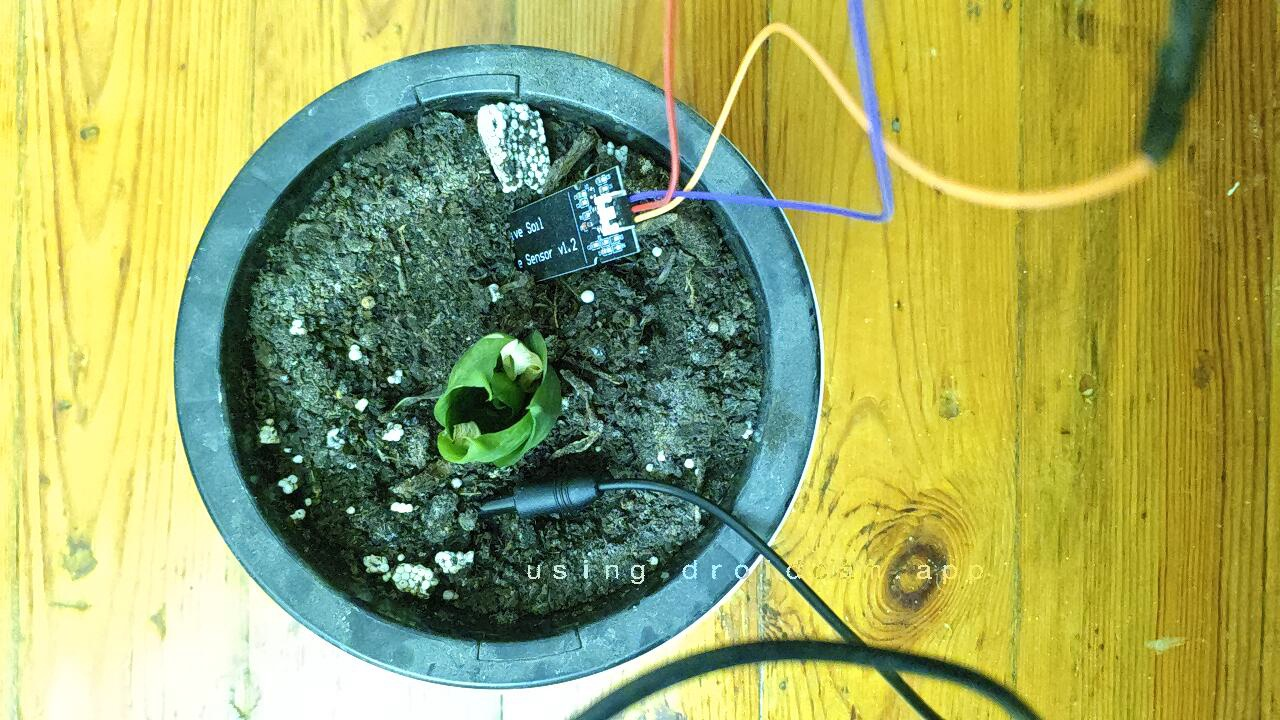
#> input picture ip_test.jpg, 1280 x 720 px, given in place of video, which was not available
$ python PLOP.py
#> lines starting #> are read from the running program, lines starting #| are printed output that depends on the picture; after the words box and inside, x2 and y2 are one past the last pixel; in counts of white or black regions, pixels touching at a corner belong together
import serial
import time
import cv2
import numpy as np
import csv
from datetime import datetime

# ==========================================
# HARDWARE CONFIGURATION
# ==========================================
TARGET_PORT = 'COM5'     # Verified active Arduino port
BAUD_RATE = 9600
LOG_FILE = "telemetry_log.csv"
DROIDCAM_URL = "http://192.168.10.7:4747/video"

def capture_live_frame(stream_url=DROIDCAM_URL, output_file="live_canopy.jpg"):
    # Pass network URL directly without DirectShow flags
#> called with stream_url = 'http://192.168.10.7:4747/video', output_file = 'live_canopy.jpg'
    cap = cv2.VideoCapture(stream_url)
    if not cap.isOpened():
        raise RuntimeError(f"[VISION ERROR] Cannot connect to DroidCam stream at '{stream_url}'. Check IP.")

    # Sensor warm-up loop
    ret, frame = False, None
    for _ in range(5):
        ret, frame = cap.read()
        time.sleep(0.05)
#> this loop made 5 passes
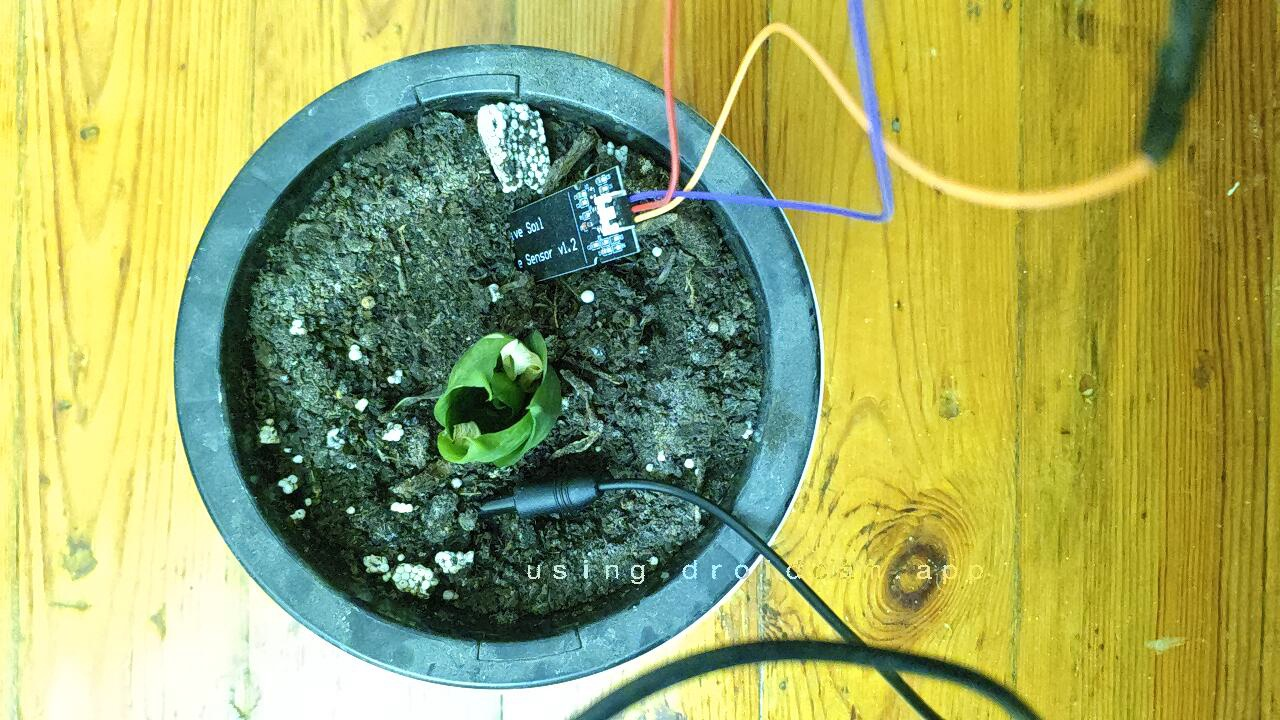
#> input picture ip_test.jpg, 1280 x 720 px, given in place of video, which was not available
#> in run_control_cycle, frame is the input picture: shape (720, 1280, 3); mean B, G, R 96.4, 166.6, 156.3

    if not ret or frame is None:
        cap.release()
        raise RuntimeError("[VISION ERROR] Failed to grab frame from IP stream.")

    cap.release()
    cv2.imwrite(output_file, frame)
    print(f"[VISION] Live frame captured via IP Stream -> '{output_file}'")
    return frame

def calculate_canopy_exg(frame):
    b, g, r = cv2.split(frame.astype(np.float32))
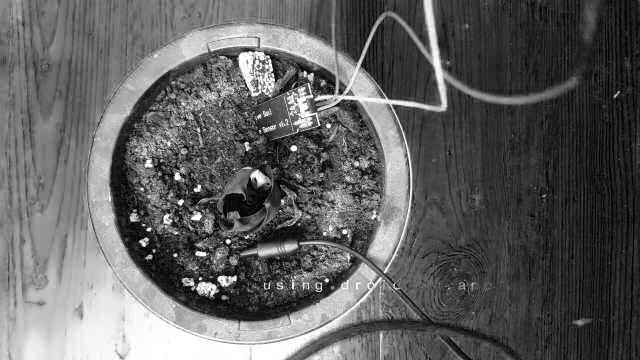
#> b: shape (720, 1280) float32 (shown at 1/2 size); min 0, max 255, mean 96.4
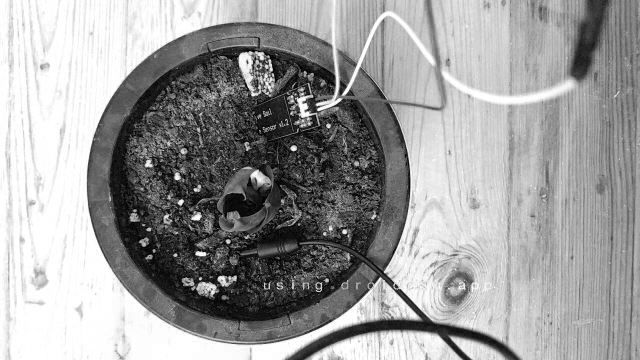
#> r: shape (720, 1280) float32 (shown at 1/2 size); min 0, max 255, mean 156.3
    exg = 2.0 * g - r - b
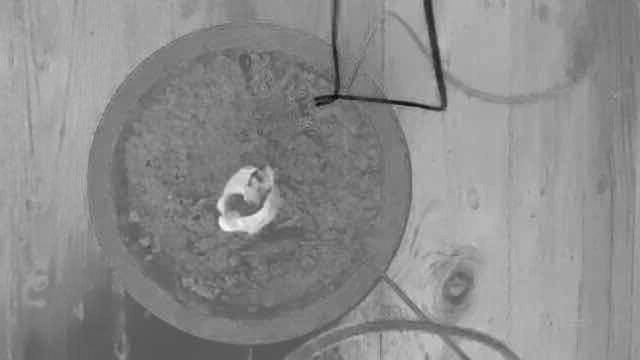
#> exg: shape (720, 1280) float32 (shown at 1/2 size); min -139, max 261, mean 80.5; drawn with min black and max white
    _, binary_mask = cv2.threshold(exg, 20.0, 255.0, cv2.THRESH_BINARY)
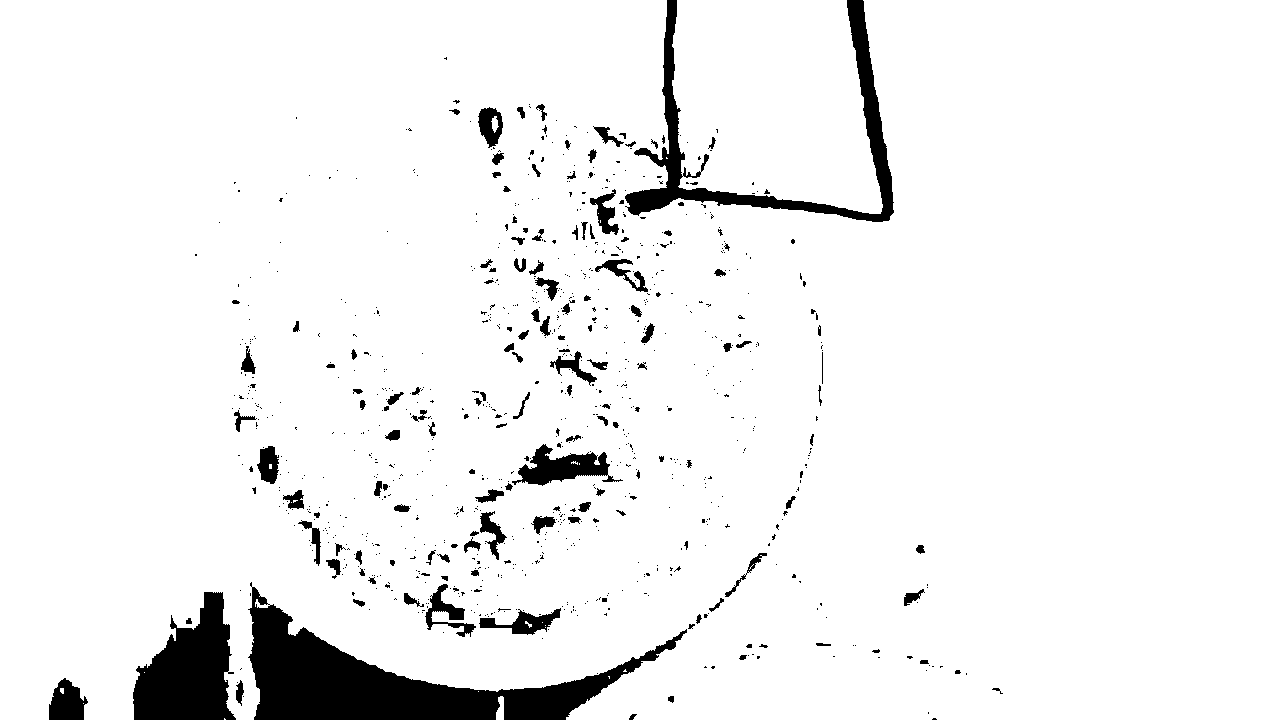
#> binary_mask: shape (720, 1280) float32; 94.1% white; 931 black regions (788 under 20 px), largest, box (x1, y1, x2, y2) and area: (248, 582, 687, 720) 18895, (625, 0, 894, 222) 8684, (133, 592, 236, 720) 8364

    binary_mask_uint8 = binary_mask.astype(np.uint8)
    cv2.imwrite("mask_canopy.jpg", binary_mask_uint8)

    green_pixels = cv2.countNonZero(binary_mask_uint8)
#> green_pixels = 867617
    coverage_pct = (green_pixels / binary_mask.size) * 100.0
#> coverage_pct = 94.14
    return coverage_pct

# [20 lines left out: function log_telemetry, not called in this run]

def run_control_cycle():
    print("=== AQUAKZO CLOSED-LOOP ENGINE EXECUTION ===")

    # 1. Vision Processing
    frame = capture_live_frame(DROIDCAM_URL)
    coverage_pct = calculate_canopy_exg(frame)
#> coverage_pct = 94.14
    print(f"[ANALYSIS] Live Plant Coverage: {coverage_pct:.2f}%")
#| [ANALYSIS] Live Plant Coverage: 94.14%

    # 2. Hardware Telemetry Acquisition
    arduino = serial.Serial(TARGET_PORT, BAUD_RATE, timeout=2)
    time.sleep(2.0)  # Reset buffer after DTR drop
    arduino.reset_input_buffer()

    raw_soil, raw_tds = None, None
    start_time = time.time()

    while time.time() - start_time < 5.0:
        if arduino.in_waiting > 0:
            line = arduino.readline().decode('utf-8', errors='ignore').strip()
            if line.startswith("TELEMETRY:"):
                parts = line.split(":")[1].split(",")
                raw_soil = int(parts[0])
                raw_tds = int(parts[1])
                break

    if raw_soil is None or raw_tds is None:
        arduino.close()
        raise RuntimeError("[HARDWARE ERROR] Telemetry acquisition timed out on Serial bus.")

    # Calibration Mapping
    soil_pct = max(0.0, min(100.0, (1023 - raw_soil) / 1023.0 * 100.0))
    tds_ppm = raw_tds * 6.927  # Linear conversion baseline

    print(f"[TELEMETRY] Raw Soil: {raw_soil} ({soil_pct:.1f}%) | Raw TDS: {raw_tds} ({tds_ppm:.0f} PPM)")

    # 3. Decision Matrix
    runtime_s = 0.0
    state = "NORMAL"

    if tds_ppm > 1200:
        state = "SALINITY_LOCKOUT"
        runtime_s = 0.0
        print(f"[ALERT] Salinity Threshold Exceeded ({tds_ppm:.0f} PPM)! Safety Lockout Active.")
    elif soil_pct < 40.0:
        state = "CRITICAL_DRY"
        runtime_s = 8.0
    elif soil_pct < 60.0:
        state = "MAINTENANCE"
        runtime_s = 4.0
    else:
        state = "ADEQUATE"
        runtime_s = 0.0

    print(f"[DECISION] State: {state} | Target Runtime: {runtime_s}s")

    # 4. Actuation Protocol
    if runtime_s > 0:
        cmd = f"PUMP_ON:{runtime_s}\n"
        arduino.write(cmd.encode())
        print(f"[SERIAL TRANSMIT] Sent: {cmd.strip()}")
        time.sleep(runtime_s + 0.5)

    arduino.close()

    # 5. Persistent Logging
    log_telemetry(raw_soil, soil_pct, raw_tds, tds_ppm, coverage_pct, runtime_s, state)

if __name__ == "__main__":
    try:
        run_control_cycle()
#> (the call stopped at in run_control_cycle, `if arduino.in_waiting > 0:`: serial is not available in this run)
    except Exception as e:
        print(f"[FATAL ERROR] {e}")

$ run again, on live_canopy.jpg
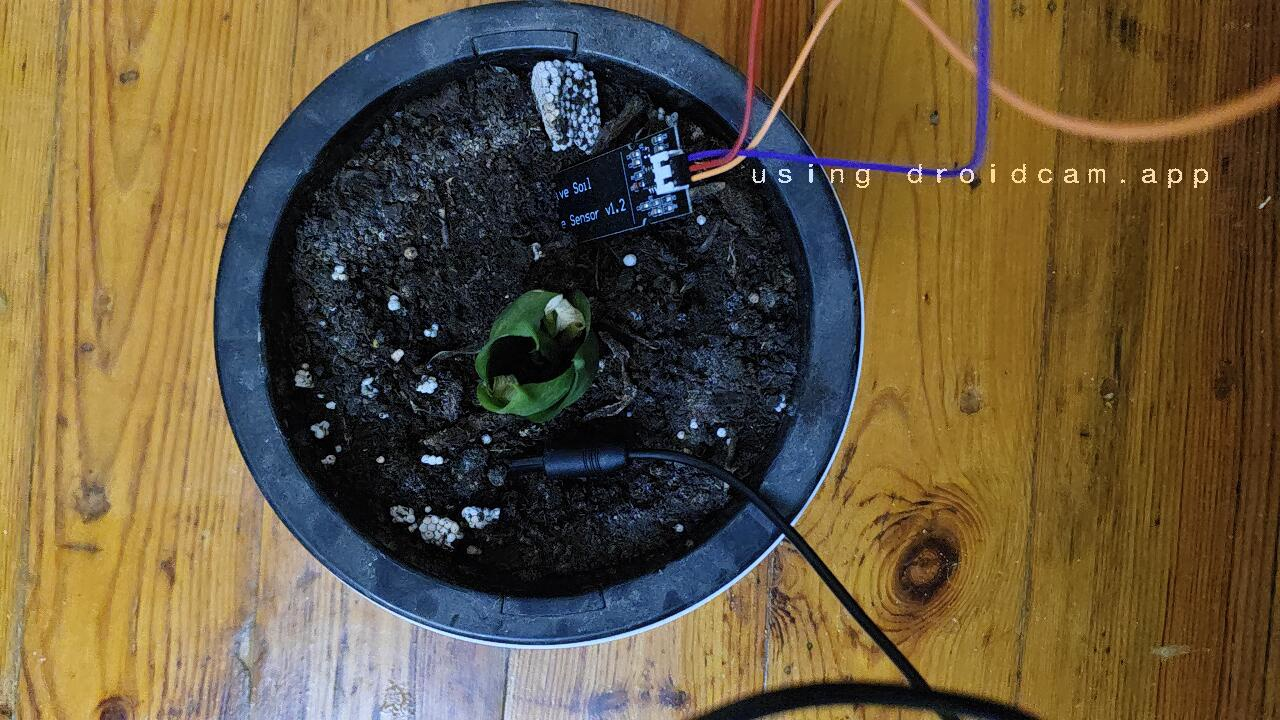
#> input picture live_canopy.jpg, 1280 x 720 px, given in place of video, which was not available
#> the loop in capture_live_frame, `for _ in range(5):` made 5 passes
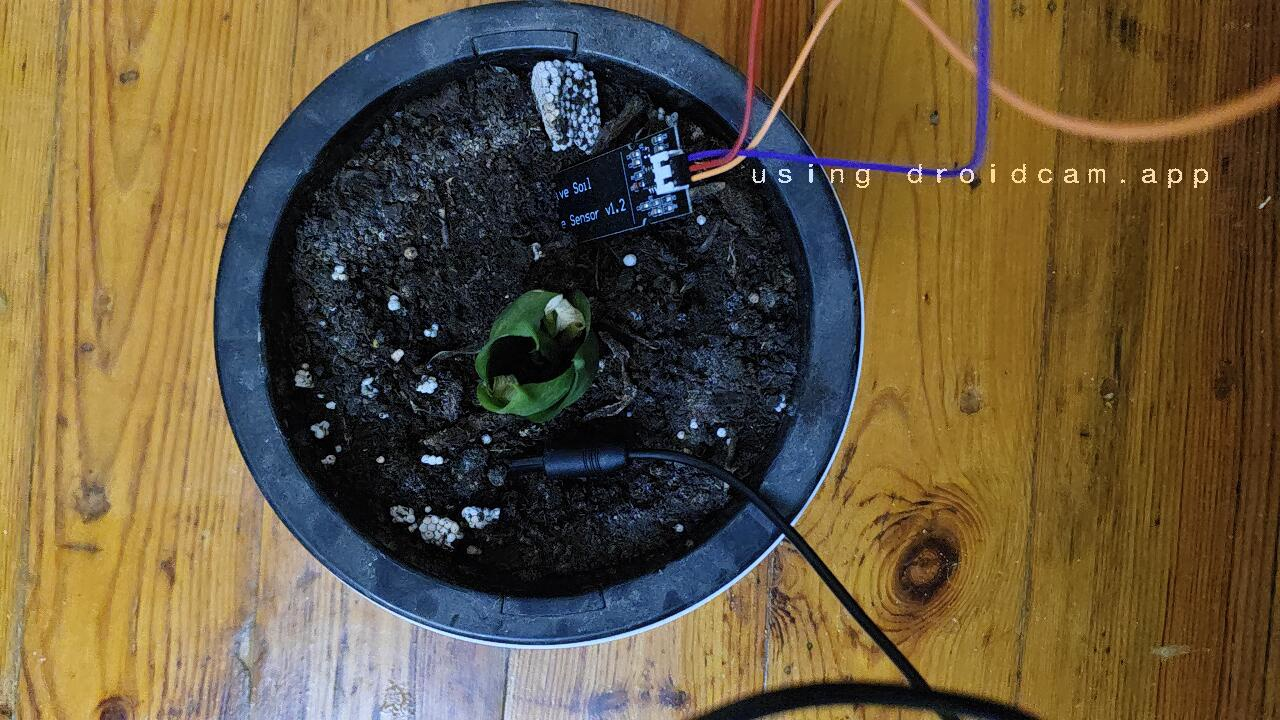
#> input picture live_canopy.jpg, 1280 x 720 px, given in place of video, which was not available
#> in run_control_cycle, frame is the input picture: shape (720, 1280, 3); mean B, G, R 61.6, 88, 102.8
#> in calculate_canopy_exg, `exg = 2.0 * g - r - b`:
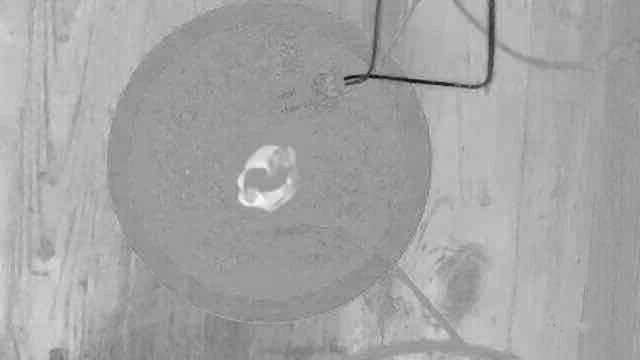
#> exg: shape (720, 1280) float32 (shown at 1/2 size); min -199, max 127, mean 11.5; drawn with min black and max white
#> in calculate_canopy_exg, `_, binary_mask = cv2.threshold(exg, 20.0, 255.0, cv2.THRESH_BINARY)`:
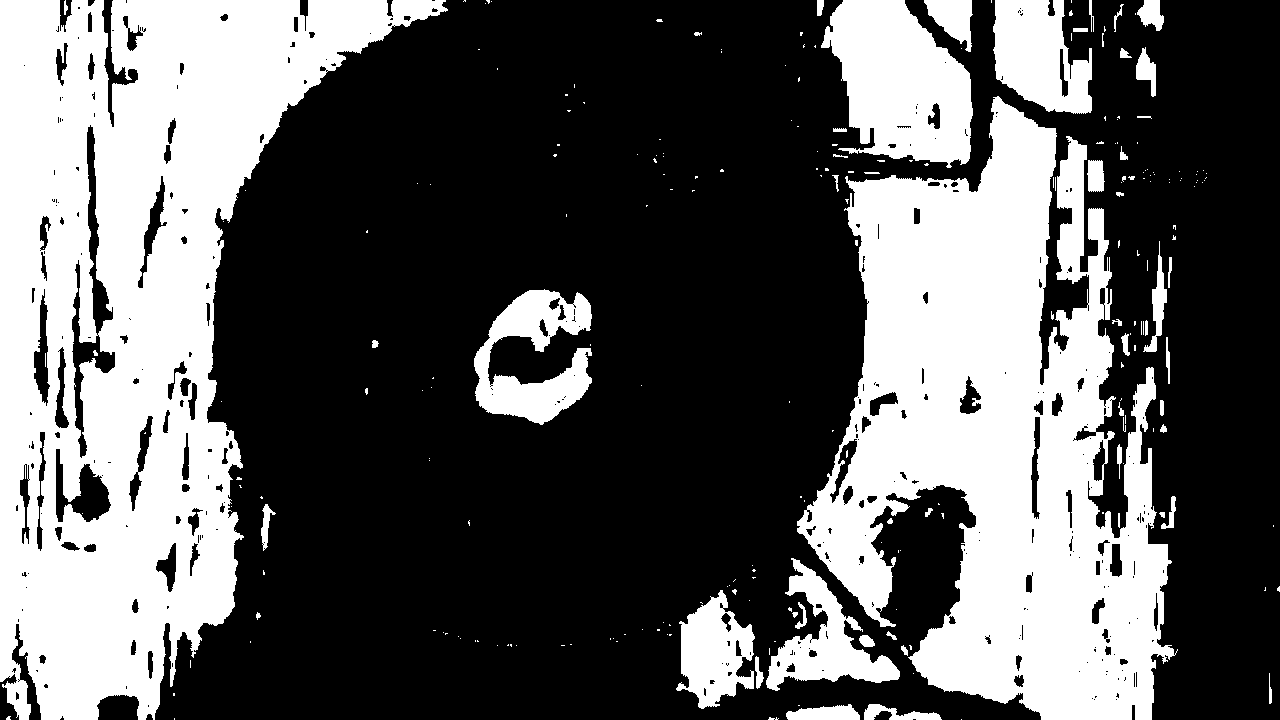
#> binary_mask: shape (720, 1280) float32; 37% white; 243 white regions (186 under 20 px), largest, box (x1, y1, x2, y2) and area: (0, 0, 448, 720) 157467, (797, 96, 1178, 720) 129066, (821, 0, 973, 168) 17216
#> green_pixels = 340900
#> in calculate_canopy_exg, `coverage_pct = (green_pixels / binary_mask.size) * 100.0`: coverage_pct = 36.99
#| [ANALYSIS] Live Plant Coverage: 36.99%
